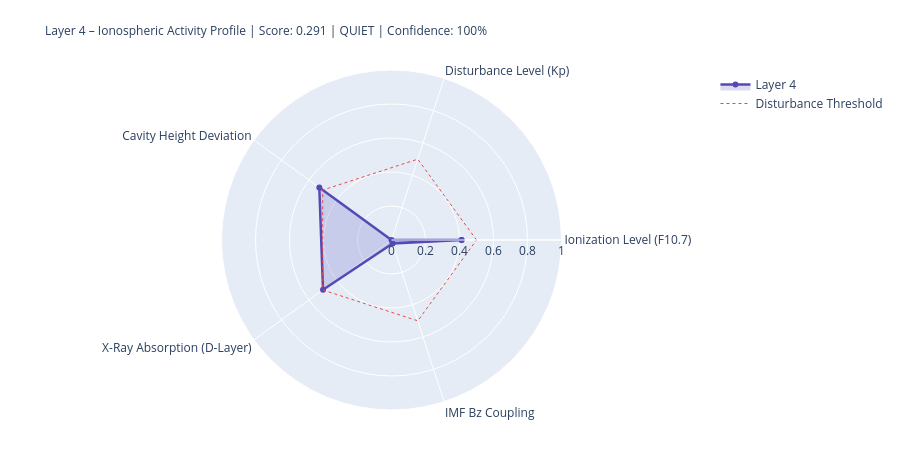

The cell this chart's notebook holds for it:
### Markdown cell above
---
## 4. State Assessment & Handoff to Layer 5

### Code cell
# ============================================================
# LAYER-4-SCORE
# ============================================================

COMPONENTS = {
    'Ionization Level (F10.7)':    {'score': ioniz,       'source': 'primary' if f107_now else 'from_layer0', 'dynamic': True},
    'Disturbance Level (Kp)':          {'score': disturb,     'source': 'primary' if kp_now   else 'from_layer0', 'dynamic': True},
    'Cavity Height Deviation':    {'score': h_dev,       'source': 'derived',                                'dynamic': True},
    'X-Ray Absorption (D-Layer)':{'score': xray_ioniz,  'source': 'primary' if xray_now else 'missing',     'dynamic': True},
    'IMF Bz Coupling':             {'score': bz_coupling, 'source': 'primary' if bz_now   else 'from_layer0', 'dynamic': True},
}

available    = {k: v['score'] for k, v in COMPONENTS.items() if v['score'] is not None}
unavailable  = [k for k, v in COMPONENTS.items() if v['score'] is None]
layer4_score = round(sum(available.values()) / len(available), 4) if available else None
confidence   = round(len(available) / len(COMPONENTS), 2)
level = ('unknown' if layer4_score is None
         else 'quiet'   if layer4_score < 0.3
         else 'moderate' if layer4_score < 0.6
         else 'active')
dominant_l4 = max(available, key=available.get) if available else 'none'

# Resonance delta for Schumann SR-1
sr1_ref = schumann_freq(1, 80.0)
sr1_now = schumann_freq(1, h_eff)
sr1_delta_mhz = (sr1_now - sr1_ref) * 1000

# Propagation conditions
prop_cond = ('disturbed'   if kp_val > 4
             else 'unsettled' if kp_val > 2
             else 'normal')
if xray_class in ['X', 'M']:
    prop_cond = 'Radio-Blackout moeglich'

W = 68
print('=' * W)
print('LAYER 4 – IONOSPHERE – STATE ASSESSMENT')
print('=' * W)
for name, comp in COMPONENTS.items():
    s = comp['score']
    if s is not None:
        bar = '█' * int(s * 20) + '░' * (20 - int(s * 20))
        print(f'  {name:<36} {bar}  {s:.3f}  [{comp["source"]}]')
    else:
        print(f'  {name:<36} {"─" * 20}  n/a   [missing]')
print('-' * W)
print(f'  Score:          {layer4_score:.3f}  ({len(available)}/{len(COMPONENTS)} components)')
print(f'  Confidence:     {confidence:.0%}')
print(f'  Level:          {level.upper()}')
print(f'  Dominant:       {dominant_l4}')
print(f'  Cavity height:  {h_eff:.1f} km  (Ref: 80.0 km)')
print(f'  SR-1:           {sr1_now:.3f} Hz  (Δ {sr1_delta_mhz:+.1f} mHz vs. ref)')
print(f'  Propagation:    {prop_cond}')
print(f'  X-Ray:          {xray_class}-class  ({xray_now:.2e} W/m²)' if xray_now else '  X-Ray:          n/a')
print('=' * W)

# Radar
cats   = list(available.keys())
vals_r = list(available.values())
if len(cats) >= 3:
    fig = go.Figure()
    fig.add_trace(go.Scatterpolar(
        r=vals_r + [vals_r[0]], theta=cats + [cats[0]],
        fill='toself', fillcolor='rgba(83,74,183,0.20)',
        line=dict(color='#534AB7', width=2.5), name='Layer 4'
    ))
    fig.add_trace(go.Scatterpolar(
        r=[0.5] * (len(cats)+1), theta=cats + [cats[0]],
        line=dict(color='#E24B4A', dash='dot', width=1),
        mode='lines', name='Disturbance Threshold'
    ))
    fig.update_layout(
        title=dict(
            text=f'Layer 4 – Ionospheric Activity Profile | Score: {layer4_score:.3f} | {level.upper()} | Confidence: {confidence:.0%}',
            font=dict(size=12)
        ),
        polar=dict(radialaxis=dict(visible=True, range=[0, 1])),
        height=450, showlegend=True,
        margin=dict(l=80, r=80, t=70, b=40)
    )
    fig.show()

### Figure 1 — Plotly figure (JSON) as saved in the notebook; plotly's stock layout.template omitted (floating-point values rounded to 4 significant figures)
{"data": [{"fill": "toself", "fillcolor": "rgba(83,74,183,0.20)", "line": {"color": "#534AB7", "width": 2.5}, "name": "Layer 4", "r": [0.412, 0.0, 0.525, 0.498, 0.021, 0.412], "theta": ["Ionization Level (F10.7)", "Disturbance Level (Kp)", "Cavity Height Deviation", "X-Ray Absorption (D-Layer)", "IMF Bz Coupling", "Ionization Level (F10.7)"], "type": "scatterpolar"}, {"line": {"color": "#E24B4A", "dash": "dot", "width": 1}, "mode": "lines", "name": "Disturbance Threshold", "r": [0.5, 0.5, 0.5, 0.5, 0.5, 0.5], "theta": ["Ionization Level (F10.7)", "Disturbance Level (Kp)", "Cavity Height Deviation", "X-Ray Absorption (D-Layer)", "IMF Bz Coupling", "Ionization Level (F10.7)"], "type": "scatterpolar"}], "layout": {"height": 450, "margin": {"b": 40, "l": 80, "r": 80, "t": 70}, "polar": {"radialaxis": {"range": [0, 1], "visible": true}}, "showlegend": true, "title": {"font": {"size": 12}, "text": "Layer 4 – Ionospheric Activity Profile | Score: 0.291 | QUIET | Confidence: 100%"}}}
